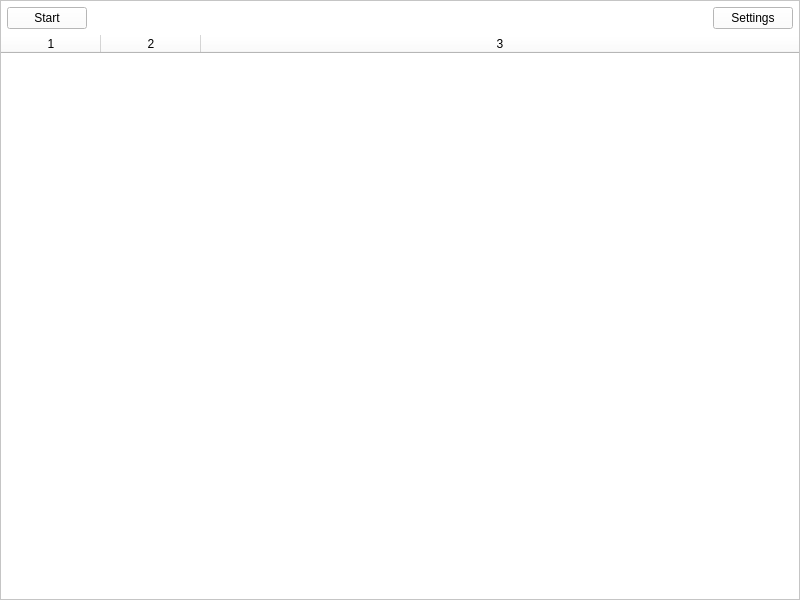
<?xml version="1.0" encoding="UTF-8"?>
<ui version="4.0">
 <class>MainWindow</class>
 <widget class="QMainWindow" name="MainWindow">
  <property name="geometry">
   <rect>
    <x>0</x>
    <y>0</y>
    <width>800</width>
    <height>600</height>
   </rect>
  </property>
  <property name="windowTitle">
   <string>MainWindow</string>
  </property>
  <widget class="QWidget" name="centralwidget">
   <property name="styleSheet">
    <string notr="true">background: #fff;
</string>
   </property>
   <layout class="QGridLayout" name="gridLayout_6">
    <property name="leftMargin">
     <number>0</number>
    </property>
    <property name="topMargin">
     <number>0</number>
    </property>
    <property name="rightMargin">
     <number>0</number>
    </property>
    <property name="bottomMargin">
     <number>0</number>
    </property>
    <property name="spacing">
     <number>0</number>
    </property>
    <item row="0" column="0">
     <widget class="QFrame" name="frame">
      <property name="styleSheet">
       <string notr="true"/>
      </property>
      <property name="frameShape">
       <enum>QFrame::StyledPanel</enum>
      </property>
      <property name="frameShadow">
       <enum>QFrame::Raised</enum>
      </property>
      <layout class="QHBoxLayout" name="horizontalLayout_4">
       <property name="spacing">
        <number>0</number>
       </property>
       <property name="leftMargin">
        <number>0</number>
       </property>
       <property name="topMargin">
        <number>0</number>
       </property>
       <property name="rightMargin">
        <number>0</number>
       </property>
       <property name="bottomMargin">
        <number>0</number>
       </property>
       <item>
        <layout class="QVBoxLayout" name="verticalLayout_3">
         <item>
          <layout class="QHBoxLayout" name="horizontalLayout_3">
           <property name="leftMargin">
            <number>6</number>
           </property>
           <property name="topMargin">
            <number>6</number>
           </property>
           <property name="rightMargin">
            <number>6</number>
           </property>
           <property name="bottomMargin">
            <number>6</number>
           </property>
           <item>
            <widget class="QPushButton" name="playButton">
             <property name="text">
              <string>Start</string>
             </property>
            </widget>
           </item>
           <item>
            <spacer name="horizontalSpacer">
             <property name="orientation">
              <enum>Qt::Horizontal</enum>
             </property>
             <property name="sizeHint" stdset="0">
              <size>
               <width>40</width>
               <height>20</height>
              </size>
             </property>
            </spacer>
           </item>
           <item>
            <widget class="QPushButton" name="settingsButton">
             <property name="text">
              <string>Settings</string>
             </property>
            </widget>
           </item>
          </layout>
         </item>
         <item>
          <widget class="QTableWidget" name="table">
           <property name="styleSheet">
            <string notr="true">border: 0;</string>
           </property>
           <property name="horizontalScrollBarPolicy">
            <enum>Qt::ScrollBarAlwaysOff</enum>
           </property>
           <property name="sizeAdjustPolicy">
            <enum>QAbstractScrollArea::AdjustIgnored</enum>
           </property>
           <property name="columnCount">
            <number>3</number>
           </property>
           <attribute name="horizontalHeaderStretchLastSection">
            <bool>true</bool>
           </attribute>
           <attribute name="verticalHeaderVisible">
            <bool>false</bool>
           </attribute>
           <attribute name="verticalHeaderStretchLastSection">
            <bool>false</bool>
           </attribute>
           <column/>
           <column/>
           <column/>
          </widget>
         </item>
        </layout>
       </item>
      </layout>
     </widget>
    </item>
   </layout>
  </widget>
 </widget>
 <resources/>
 <connections/>
</ui>
